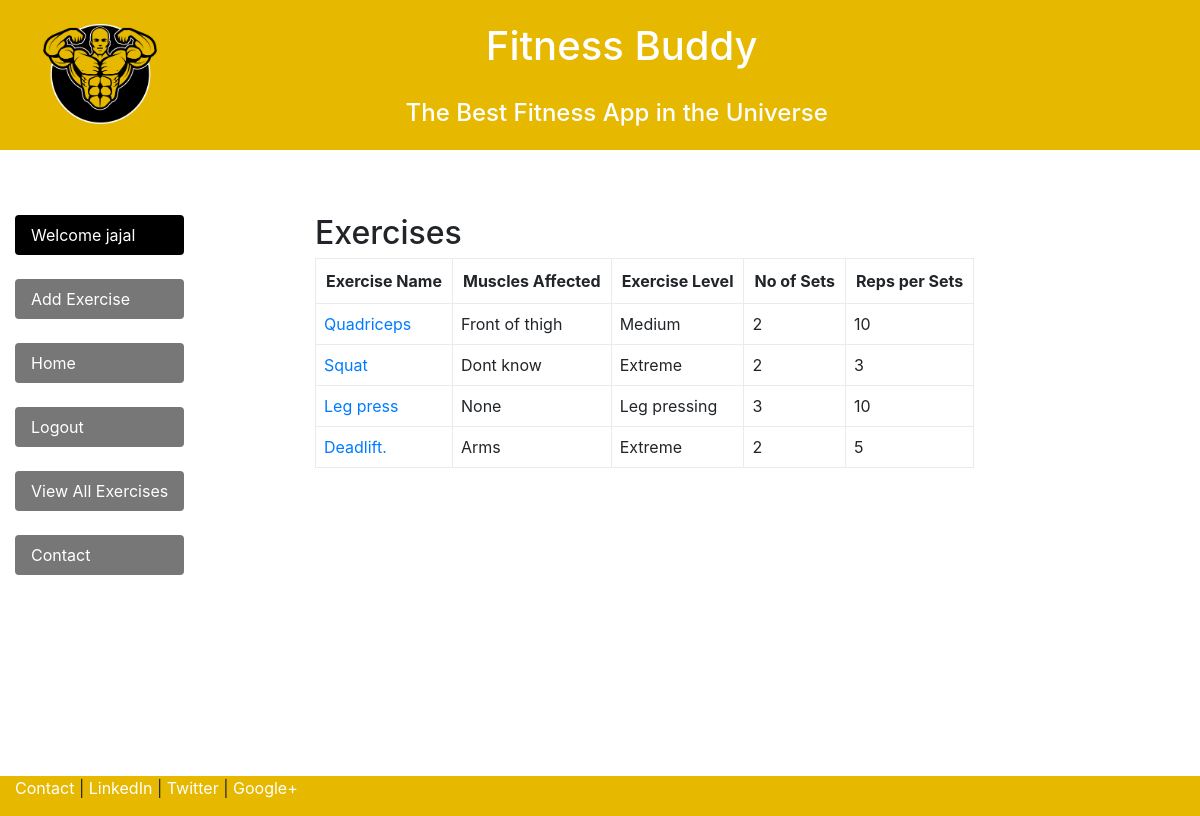
The page /viewExercises/ (signed in) on the database its author committed.
### healthsite/core/models.py (models this page shows)
class ExerciseData(models.Model):
    Exercise_name = models.CharField(max_length=100, default='none')
    Exercise_muscles = models.CharField(max_length=500, default='none')
    Exercise_taker_level = models.CharField(max_length=100, default='none')
    Exercise_sets = models.CharField(max_length=30, default='none')
    Exercise_reps = models.CharField(max_length=30, default='none')
    Exercise_description = models.CharField(max_length=5000, default='none')
    Exercise_adder = models.CharField(max_length=500, default='none')
    Exercise_addition_date = models.DateTimeField(default=datetime.now, blank=True)

### healthsite/core/views.py (the view)
# urls.py: url(r'^viewExercises/$', core_views.viewExercises, name='viewExercises'),
def viewExercises(request):
    query_results = ExerciseData.objects.all()
    return render(request, 'viewExercises.html', {'query_results': query_results,
                                               'login_status': request.user.is_authenticated(),
                                               'username': request.user.username
                                               })

### healthsite/templates/viewExercises.html
{% extends "homeapp/header.html" %}
{% block content %}
<h2>Exercises</h2>
<table class="table-bordered table-responsive">
    <tr>
        <th style="padding: 10px;">Exercise Name</th>
        <th style="padding: 10px;">Muscles Affected</th>
        <th style="padding: 10px;">Exercise Level</th>
        <th style="padding: 10px;">No of Sets</th>
        <th style="padding: 10px;">Reps per Sets</th>
    </tr>
    {% for item in query_results %}
    <tr>
        <td style="padding: 8px;"><a href='/viewExercise/?name={{ item.Exercise_name }}'>{{ item.Exercise_name }}</a></td>
        <td style="padding: 8px;">{{ item.Exercise_muscles }}</td>
        <td style="padding: 8px;">{{ item.Exercise_taker_level }}</td>
        <td style="padding: 8px;">{{ item.Exercise_sets }}</td>
        <td style="padding: 8px;">{{ item.Exercise_reps }}</td>
    </tr>
    {% endfor %}
</table>
{% endblock %}

### homeapp/templates/homeapp/header.html (shortened to what this page needs)
<!DOCTYPE html>
<html lang="en">
<head>
	{% load staticfiles %}
	<link rel="stylesheet" href="{% static 'css/bootstrap.min.css' %}" type = "text/css"/>
</head>
	<div class="container-fluid" style="min-height:95%;">
		<div class="row"  style="position:fixed; width: 100%; top: 0; height: 150px; background:#E6B800; color: white;z-index: 10;">
			  <div class="col-sm-2">
				  <br>
				  <center>
					<img src="{% static 'img/logo.png' %}" class="responsive-img" style='max-height:100px;' alt="face">
				  </center>
			  </div>
			  <div class="col-sm-10">
                  <div class="container-fluid">
                      <div class="col-sm-10">
                          <br>
				          <center>
				          <h1>Fitness Buddy</h1>
				          </center>
                      </div>
                  </div>
                  <div class="row">
                      <div class="col-sm-10">
                          <br>
				          <center>
				          <h4>The Best Fitness App in the Universe</h4>
				          </center>
                      </div>
                  </div>
              </div>
		</div><hr>
		<div class="row">
		  	<div class="col-sm-2">
		  	<br>
		  	<br>
				<div class="well bs-sidebar" id="sidebar" style="background:#ffffff; position:fixed; z-index:9; height:100%; width:20%;">
			  		<ul class="nav nav-pills nav-stacked">
                  		<div class="nav flex-column nav-pills" id="v-pills-tab" aria-orientation="vertical">
							{% if login_status %}
							<li><a class="nav-link active" style="background:#000000;" id="v-pills-home-tab-0a" href='/profile/' aria-controls="v-pills-home" aria-selected="true">Welcome {{username}} </a></li>
							{% else %}
							<li><a class="nav-link active" style="background:#777777;" id="v-pills-home-tab-0b" role="tab" aria-controls="v-pills-home" aria-selected="true">Welcome Guest </a></li>
							{% endif %}
							<br>
							{% if login_status %}
							<li><a class="nav-link active" style="background:#777777;" id="v-pills-home-tab-1" href='/addExercise/' aria-controls="v-pills-home" aria-selected="true">Add Exercise</a>
								<br>
							{% endif %}
				      		<li><a class="nav-link active" style="background:#777777;" id="v-pills-home-tab-1" href='/' aria-controls="v-pills-home" aria-selected="true">Home</a>
							</li>
							<br>
							{% if login_status %}
				      		<li><a class="nav-link active" style="background:#777777;" id="v-pills-home-tab-2" href='/logout/' aria-controls="v-pills-home" aria-selected="true">Logout</a>
							</li>
							{% else %}
							<li><a class="nav-link active" style="background:#777777;" id="v-pills-home-tab-2" href='/login/' aria-controls="v-pills-home" aria-selected="true">Login</a>
							</li>
							{% endif %}
							<br>
					  		<li><a class="nav-link active" style="background:#777777;" id="v-pills-home-tab-4" href='/viewExercises/' role="tab" aria-controls="v-pills-home" aria-selected="true">View All Exercises</a>
							</li>
							<br>
							<li><a class="nav-link active" style="background:#777777;" id="v-pills-home-tab-5" href='/contact/' role="tab" aria-controls="v-pills-home" aria-selected="true">Contact</a>
							</li>
                  		</div>
			  		</ul>
				</div>
		  	</div>
		  	<div class="col-sm-8">
			<div class='container-fluid' style="background:#fff; position:absolute; right:0; width:100%; height:auto; margin-bottom:150px; left:100px;">
			<br><br>
			   {% block content %}
			   {% endblock %}
				<br><br>
			</div>
		  </div>
		</div>
	</div>
	<footer>
		<div class="container-fluid" style="height:200px; position:fixed; background:#E6B800; z-index:10;">
			<p><a style="color:white;" href="#" target="blank">Contact</a> | <a style="color:white;" href="#" target="blank">LinkedIn</a> | <a style="color:white;" href="#" target="blank">Twitter</a> | <a style="color:white;" href="#" target="blank">Google+</a></p>
		</div>
	</footer>
</body>
</html>

### homeapp/templates/homeapp/header.html (style rules this page uses)
html, body { height:100% }

### rows shown on the page
ExerciseData: Exercise_name "Quadriceps", Exercise_muscles "Front of thigh", Exercise_taker_level "Medium", Exercise_sets "2", Exercise_reps "10"
ExerciseData: Exercise_name "Squat", Exercise_muscles "Dont know", Exercise_taker_level "Extreme", Exercise_sets "2", Exercise_reps "3"
ExerciseData: Exercise_name "Leg press", Exercise_muscles "None", Exercise_taker_level "Leg pressing", Exercise_sets "3", Exercise_reps "10"
ExerciseData: Exercise_name "Deadlift.", Exercise_muscles "Arms", Exercise_taker_level "Extreme", Exercise_sets "2", Exercise_reps "5"

### other values the page prints
{{ username }} "jajal"
